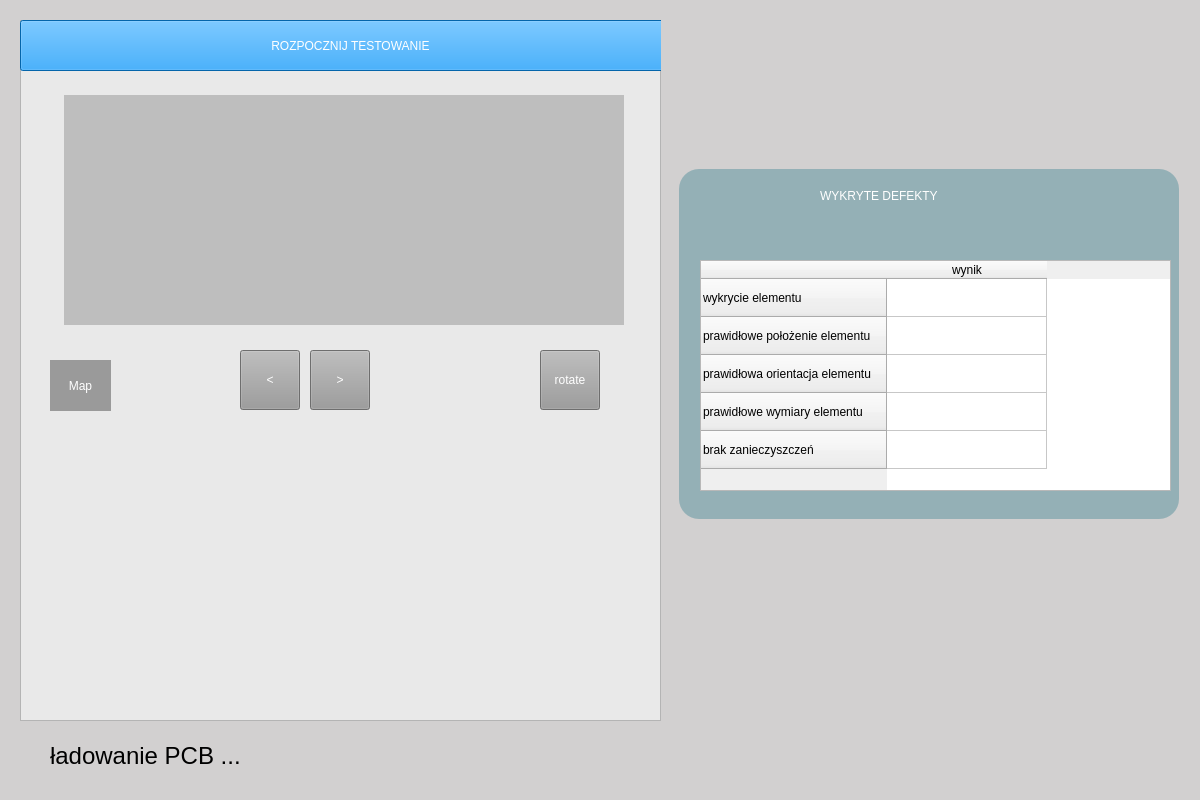
<?xml version="1.0" encoding="UTF-8"?>
<ui version="4.0">
 <class>Form</class>
 <widget class="QWidget" name="Form">
  <property name="geometry">
   <rect>
    <x>0</x>
    <y>0</y>
    <width>1200</width>
    <height>800</height>
   </rect>
  </property>
  <property name="windowTitle">
   <string>Form</string>
  </property>
  <widget class="QTableWidget" name="tableWidget">
   <property name="geometry">
    <rect>
     <x>700</x>
     <y>260</y>
     <width>471</width>
     <height>231</height>
    </rect>
   </property>
   <property name="minimumSize">
    <size>
     <width>120</width>
     <height>0</height>
    </size>
   </property>
   <property name="sizeIncrement">
    <size>
     <width>120</width>
     <height>0</height>
    </size>
   </property>
   <property name="baseSize">
    <size>
     <width>120</width>
     <height>0</height>
    </size>
   </property>
   <property name="styleSheet">
    <string notr="true">font: 63 12pt &quot;Segoe UI Semibold&quot;;</string>
   </property>
   <property name="midLineWidth">
    <number>0</number>
   </property>
   <property name="iconSize">
    <size>
     <width>120</width>
     <height>0</height>
    </size>
   </property>
   <attribute name="horizontalHeaderDefaultSectionSize">
    <number>160</number>
   </attribute>
   <attribute name="horizontalHeaderMinimumSectionSize">
    <number>160</number>
   </attribute>
   <attribute name="verticalHeaderDefaultSectionSize">
    <number>38</number>
   </attribute>
   <attribute name="verticalHeaderMinimumSectionSize">
    <number>38</number>
   </attribute>
   <row>
    <property name="text">
     <string>wykrycie elementu</string>
    </property>
   </row>
   <row>
    <property name="text">
     <string>prawidłowe położenie elementu</string>
    </property>
   </row>
   <row>
    <property name="text">
     <string>prawidłowa orientacja elementu</string>
    </property>
   </row>
   <row>
    <property name="text">
     <string>prawidłowe wymiary elementu</string>
    </property>
   </row>
   <row>
    <property name="text">
     <string>brak zanieczyszczeń</string>
    </property>
   </row>
   <column>
    <property name="text">
     <string>wynik</string>
    </property>
   </column>
  </widget>
  <widget class="QLabel" name="label">
   <property name="geometry">
    <rect>
     <x>679</x>
     <y>169</y>
     <width>500</width>
     <height>350</height>
    </rect>
   </property>
   <property name="maximumSize">
    <size>
     <width>500</width>
     <height>350</height>
    </size>
   </property>
   <property name="styleSheet">
    <string notr="true">background-color: rgb(148, 176, 182);
border-radius:20px;</string>
   </property>
   <property name="text">
    <string/>
   </property>
  </widget>
  <widget class="QLabel" name="label_2">
   <property name="geometry">
    <rect>
     <x>820</x>
     <y>180</y>
     <width>191</width>
     <height>31</height>
    </rect>
   </property>
   <property name="styleSheet">
    <string notr="true">font: 63 16pt &quot;Segoe UI Semibold&quot;;
color:white;
</string>
   </property>
   <property name="text">
    <string>WYKRYTE DEFEKTY</string>
   </property>
  </widget>
  <widget class="QWidget" name="widget" native="true">
   <property name="geometry">
    <rect>
     <x>0</x>
     <y>0</y>
     <width>1200</width>
     <height>800</height>
    </rect>
   </property>
   <property name="styleSheet">
    <string notr="true">background-color: rgb(210, 208, 208);</string>
   </property>
   <widget class="QFrame" name="start_testing">
    <property name="geometry">
     <rect>
      <x>20</x>
      <y>20</y>
      <width>641</width>
      <height>701</height>
     </rect>
    </property>
    <property name="styleSheet">
     <string notr="true">background-color: rgb(233, 233, 233);
</string>
    </property>
    <property name="frameShape">
     <enum>QFrame::StyledPanel</enum>
    </property>
    <property name="frameShadow">
     <enum>QFrame::Raised</enum>
    </property>
    <widget class="QPushButton" name="Map">
     <property name="geometry">
      <rect>
       <x>30</x>
       <y>340</y>
       <width>61</width>
       <height>51</height>
      </rect>
     </property>
     <property name="styleSheet">
      <string notr="true">background-color: #9A9A9A;
border-radius: 30px;
color:white;</string>
     </property>
     <property name="text">
      <string>Map</string>
     </property>
    </widget>
    <widget class="QPushButton" name="startTestingButton">
     <property name="geometry">
      <rect>
       <x>0</x>
       <y>0</y>
       <width>661</width>
       <height>51</height>
      </rect>
     </property>
     <property name="styleSheet">
      <string notr="true">background-color: rgb(5, 142, 240);
color:white;
font: 63 12pt &quot;Segoe UI Semibold&quot;;</string>
     </property>
     <property name="text">
      <string>ROZPOCZNIJ TESTOWANIE</string>
     </property>
    </widget>
    <widget class="QPushButton" name="previousButton">
     <property name="geometry">
      <rect>
       <x>220</x>
       <y>330</y>
       <width>60</width>
       <height>60</height>
      </rect>
     </property>
     <property name="styleSheet">
      <string notr="true">font: 63 18pt &quot;Segoe UI Semibold&quot;;
background-color: rgb(154, 154, 154);
color:white;
</string>
     </property>
     <property name="text">
      <string>&lt;</string>
     </property>
    </widget>
    <widget class="QPushButton" name="nextButton">
     <property name="geometry">
      <rect>
       <x>290</x>
       <y>330</y>
       <width>60</width>
       <height>60</height>
      </rect>
     </property>
     <property name="styleSheet">
      <string notr="true">font: 63 18pt &quot;Segoe UI Semibold&quot;;
background-color: rgb(154, 154, 154);
color:white;
</string>
     </property>
     <property name="text">
      <string>&gt;</string>
     </property>
    </widget>
    <widget class="QLabel" name="imgSrc">
     <property name="geometry">
      <rect>
       <x>44</x>
       <y>75</y>
       <width>560</width>
       <height>230</height>
      </rect>
     </property>
     <property name="maximumSize">
      <size>
       <width>560</width>
       <height>230</height>
      </size>
     </property>
     <property name="styleSheet">
      <string notr="true">background-color: rgb(190, 190, 190);</string>
     </property>
     <property name="text">
      <string/>
     </property>
    </widget>
    <widget class="QPushButton" name="rotationButton">
     <property name="geometry">
      <rect>
       <x>520</x>
       <y>330</y>
       <width>60</width>
       <height>60</height>
      </rect>
     </property>
     <property name="styleSheet">
      <string notr="true">font: 63 12pt &quot;Segoe UI Semibold&quot;;
background-color: rgb(154, 154, 154);
color:white;
</string>
     </property>
     <property name="text">
      <string>rotate</string>
     </property>
    </widget>
   </widget>
   <widget class="QLabel" name="imgName">
    <property name="geometry">
     <rect>
      <x>240</x>
      <y>740</y>
      <width>261</width>
      <height>31</height>
     </rect>
    </property>
    <property name="styleSheet">
     <string notr="true">font: 63 16pt &quot;Segoe UI Semibold&quot;;
color:blue;</string>
    </property>
    <property name="text">
     <string/>
    </property>
   </widget>
   <widget class="QLabel" name="img_label">
    <property name="geometry">
     <rect>
      <x>50</x>
      <y>740</y>
      <width>191</width>
      <height>31</height>
     </rect>
    </property>
    <property name="font">
     <font>
      <pointsize>18</pointsize>
     </font>
    </property>
    <property name="text">
     <string>ładowanie PCB ...</string>
    </property>
   </widget>
  </widget>
  <zorder>widget</zorder>
  <zorder>label</zorder>
  <zorder>tableWidget</zorder>
  <zorder>label_2</zorder>
 </widget>
 <resources/>
 <connections/>
</ui>
